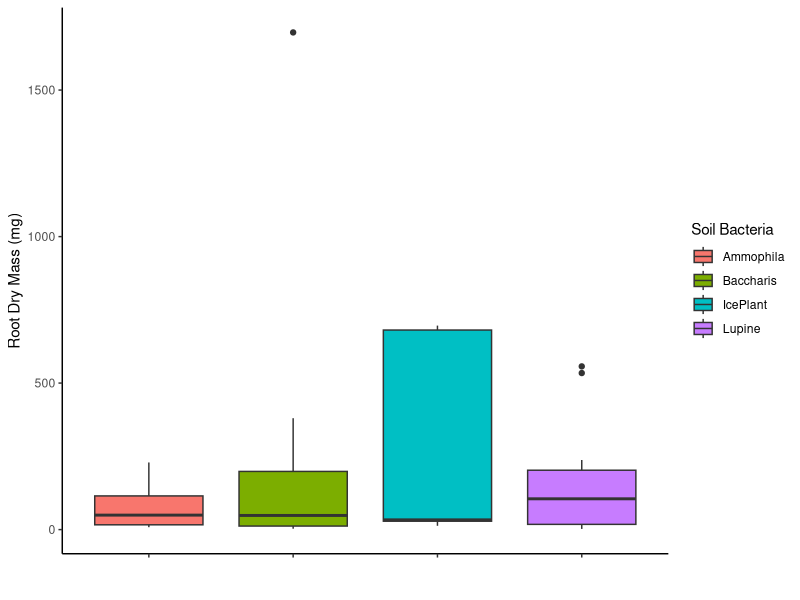
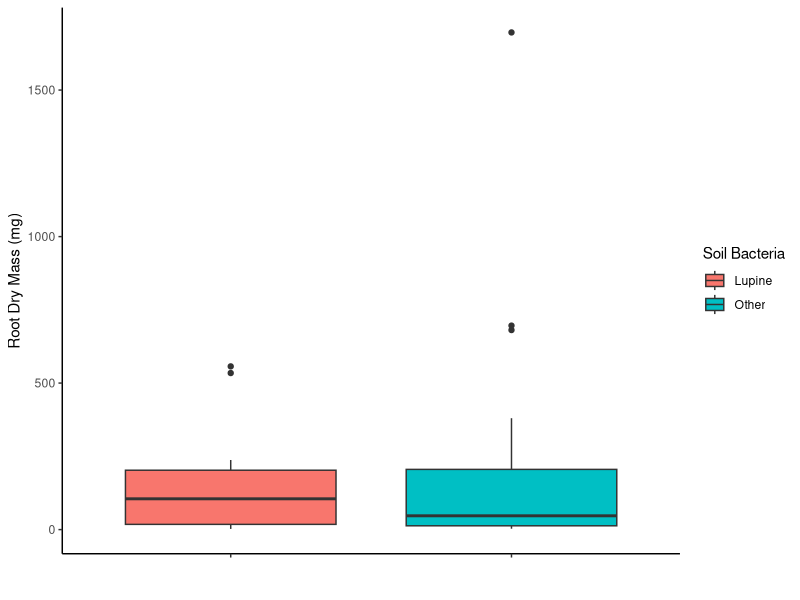

Write R code to recreate these figures, in order.
## ---- chunk 1
knitr::opts_chunk$set(echo = TRUE)
## ---- chunk 2
library(ggplot2)
library(dplyr)
library(ggpubr)
## ---- chunk 3
data = read.csv("./Data/GreenhouseData.csv")
## ---- chunk 4
data = data %>%
  select(BG_Dry_mg, PlantSpecies, SoilHostSpecies, Age)
## ---- chunk 5
subdata = data %>%
  subset(Age == 4:12)
head(subdata)
## ---- chunk 6
Plot1 = ggplot(subdata, aes(x = SoilHostSpecies, y = BG_Dry_mg, fill = SoilHostSpecies)) +
  geom_boxplot() +
  theme_classic() +
    scale_fill_discrete(name = "Soil Bacteria") +
    scale_x_discrete(name = "", labels = c("","","","")) +
    scale_y_continuous(name = "Root Dry Mass (mg)")
Plot1
## ---- chunk 7
new_subdata = subdata
  for (i in 1:length(subdata$PlantSpecies)) {
    if (subdata$SoilHostSpecies[i] != "Lupine"){
      new_subdata$SoilHostSpecies[i] = "Other"
    }
  }
## ---- chunk 8
Plot2 = ggplot(new_subdata, aes(x = SoilHostSpecies, y = BG_Dry_mg, fill = SoilHostSpecies)) +
  geom_boxplot() +
  theme_classic() +
    scale_fill_discrete(name = "Soil Bacteria") +
    scale_x_discrete(name = "", labels = c("","")) +
    scale_y_continuous(name = "Root Dry Mass (mg)")
Plot2
## ---- chunk 9
t.test(subset(new_subdata$BG_Dry_mg, new_subdata$SoilHostSpecies == "Other"),
       subset(new_subdata$BG_Dry_mg, new_subdata$SoilHostSpecies == "Lupine"),
              alternative = "two.sided", var.equal = FALSE)
